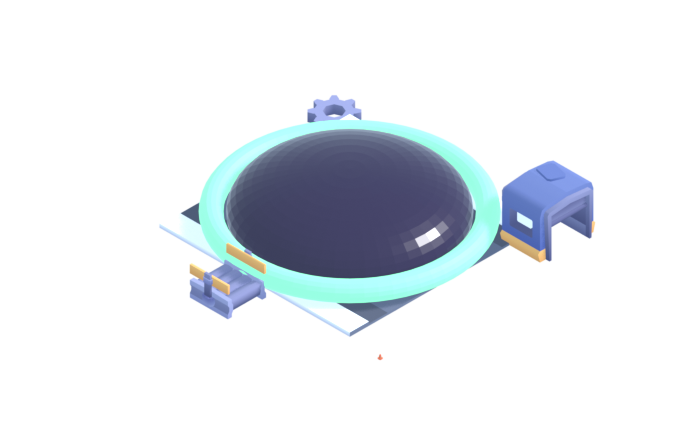
#> input picture art-source/inputs/card_vignette_machine.png, 680 x 440 px
$ python montage_pages.py ../art-source/inputs/board_endless.png 5 ../art-source/inputs/card_vignette_machine.png
#> lines starting #> are read from the running program, lines starting #| are printed output that depends on the picture
"""Tile labelled page captures into one contact sheet.

Reading a page comparison one screenshot at a time is expensive and makes it
easy to miss that two pages render identically (which is itself a defect). This
tiles them with their file names burned in, so one look covers a whole group.

Usage: python scripts/montage_pages.py <out.png> <cols> <img> [<img> ...]
"""
import os
import sys

from PIL import Image, ImageDraw

LABEL_H = 26


def main():
    if len(sys.argv) < 4:
        raise SystemExit(__doc__)
    out, cols = sys.argv[1], int(sys.argv[2])
    paths = sys.argv[3:]
    tiles = []
    for path in paths:
        image = Image.open(path).convert('RGB')
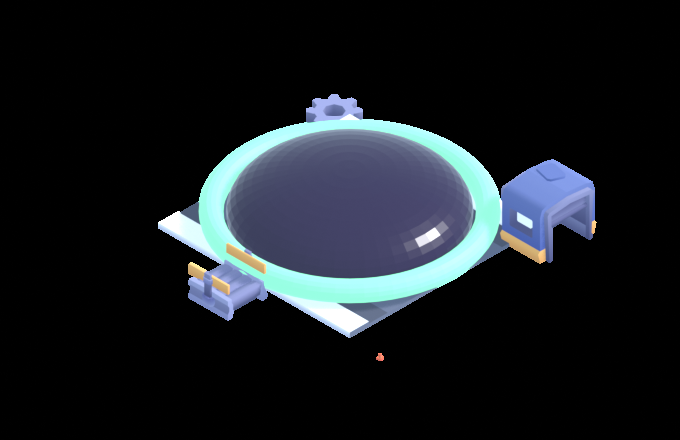
#> image: PIL image 680x440 RGB; mean R, G, B 24, 28.9, 33.5
        tiles.append((os.path.basename(path), image))
    if not tiles:
        raise SystemExit('no images')

    width = max(tile.width for _, tile in tiles)
#> width = 680
    height = max(tile.height for _, tile in tiles) + LABEL_H
#> height = 466
    rows = (len(tiles) + cols - 1) // cols
#> rows = 1
    sheet = Image.new('RGB', (width * min(cols, len(tiles)), height * rows), (24, 26, 32))
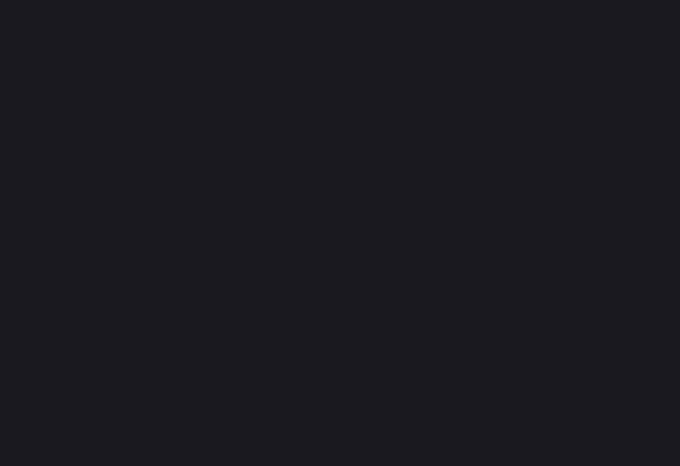
#> sheet: PIL image 680x466 RGB; mean R, G, B 24, 26, 32
    draw = ImageDraw.Draw(sheet)
    for index, (name, tile) in enumerate(tiles):
        col, row = index % cols, index // cols
        x, y = col * width, row * height
        sheet.paste(tile, (x, y + LABEL_H))
        draw.text((x + 6, y + 6), name, fill=(255, 255, 255))
#> this loop made 1 pass
#> (name, col, row, x, y) on pass 1: ('card_vignette_machine.png', 0, 0, 0, 0)
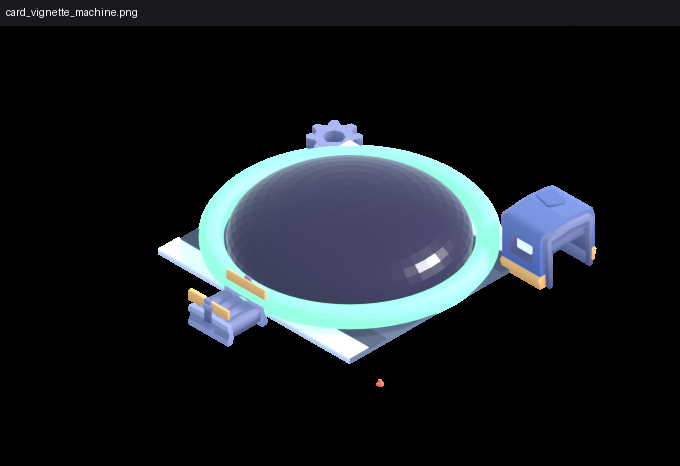
#> sheet: PIL image 680x466 RGB; mean R, G, B 24.2, 29, 33.7
    sheet.save(out)
    print(f'[montage] {len(tiles)} tiles, {cols} cols -> {out} ({sheet.width}x{sheet.height})')
#| [montage] 1 tiles, 5 cols -> ../art-source/inputs/board_endless.png (680x466)


if __name__ == '__main__':
    main()

$ run again, on art-source/inputs/card_vignette_skin.png
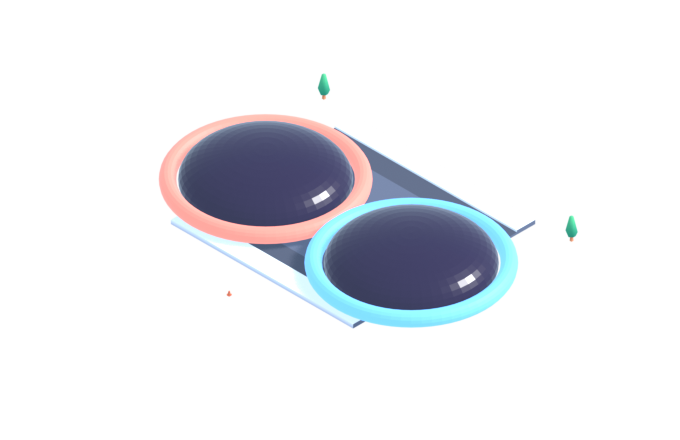
#> input picture art-source/inputs/card_vignette_skin.png, 680 x 440 px
#> in main, `image = Image.open(path).convert('RGB')`:
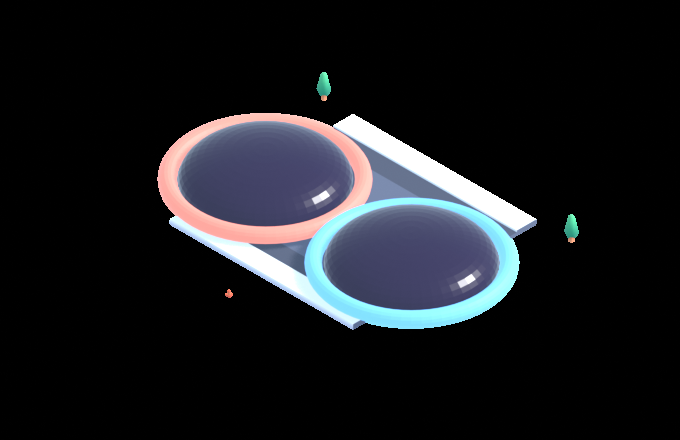
#> image: PIL image 680x440 RGB; mean R, G, B 25.7, 27.3, 31
#> width = 680
#> height = 466
#> rows = 1
#> the loop in main, `for index, (name, tile) in enumerate(tiles):` made 1 pass
#> (name, col, row, x, y) on pass 1: ('card_vignette_skin.png', 0, 0, 0, 0)
#> after the loop in main, `for index, (name, tile) in enumerate(tiles):`:
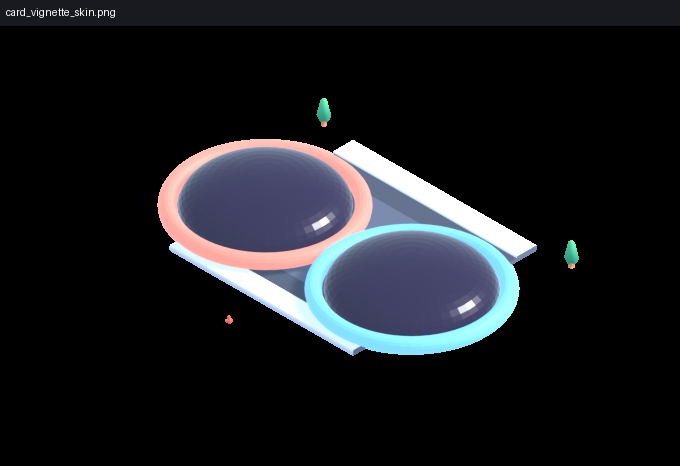
#> sheet: PIL image 680x466 RGB; mean R, G, B 25.8, 27.4, 31.2
#| [montage] 1 tiles, 5 cols -> ../art-source/inputs/card_vignette_skin.png (680x466)

$ run again, on art-source/inputs/chevron_disc.png
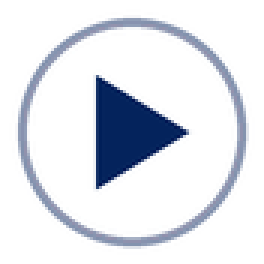
#> input picture art-source/inputs/chevron_disc.png, 88 x 88 px (shown 3 times larger)
#> in main, `image = Image.open(path).convert('RGB')`:
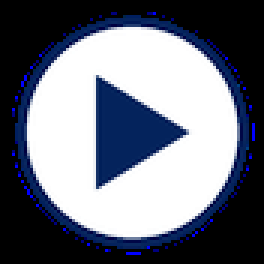
#> image: PIL image 88x88 RGB (shown 3 times larger); mean R, G, B 109.6, 114.4, 127.5
#> width = 88
#> height = 114
#> rows = 1
#> the loop in main, `for index, (name, tile) in enumerate(tiles):` made 1 pass
#> (name, col, row, x, y) on pass 1: ('chevron_disc.png', 0, 0, 0, 0)
#> after the loop in main, `for index, (name, tile) in enumerate(tiles):`:
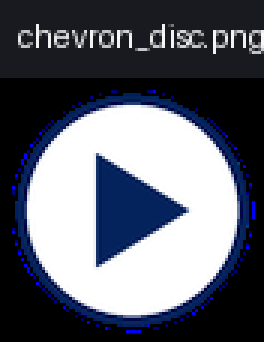
#> sheet: PIL image 88x114 RGB (shown 3 times larger); mean R, G, B 94.2, 98.4, 109.7
#| [montage] 1 tiles, 5 cols -> ../art-source/inputs/chevron_disc.png (88x114)
